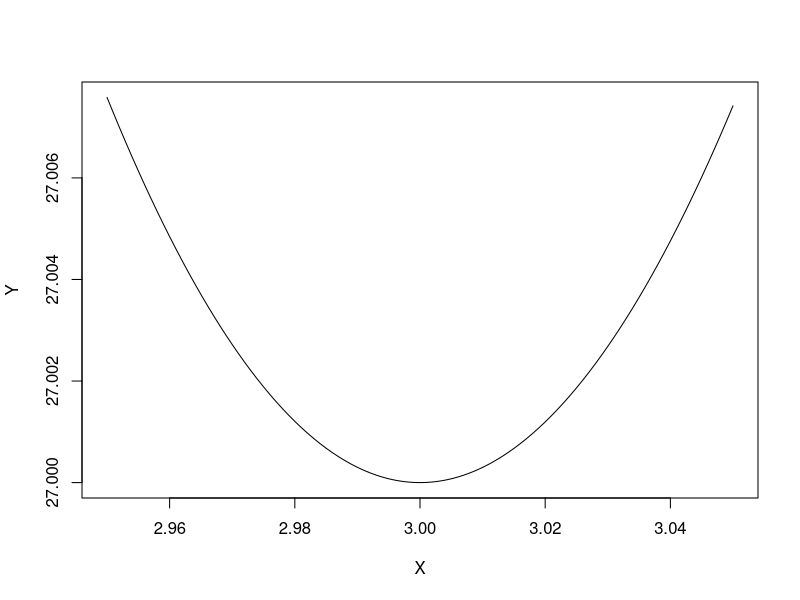

Reproduce this figure in R.
rm(list=ls())

#### FASE DE ACOTAMIENTO ####

### Parametros de entrada ###
## X_0 = punto inicial
## Delta = Tamaño del paso
## f(x) = Función
## K = itreación

## Definir la función a evaluar
FU = function(x){x^2 + 54/x}
## Definir el punto de inicio
x_0 = 0.4
## Definir el tamaño del paso
Delta = 0.5
## Definir k 
k = 0

FA = function(FX,x_0,Delta){
  # Crear los contadores necesarios
  k = 0 # Para llegar el control de las iteraciones
  contador = 0 # Para llegar el control de las evaluaciones
  # Paso 2, determinar si el incremento es positivo o negativo
  if(FX(x_0-abs(Delta)) >= FX(x_0+ abs(Delta))){
    # SI se cumple,
    contador = contador+2 # y Delta es positivo
    print("Delta es positivo")
  } else {
    if(FX(x_0 - abs(Delta))<=  FX(x_0 + abs(Delta))){
      # Sí se cumple, delta es negativo
      contador = contador+2
      print("Delta es negativo")
    }else{
      # Decir que no se mueve
      print("Valio chetos")
      break
    }
  }
  # Paso 3 Y 4 PARA QUE BUSQUE
  cond = T
  while (cond == T) {
    # Aumentar el K y sacar el nuevo X
    #x_0 ES el punto actual
    x_km1 =  x_0-(2^(k-1)  * Delta)  # ES el punto anterior
    x_k1 = x_0 + 2^k  * Delta
    # Evaluar el tema del paso 4
    cond = FX(x_k1)<FX(x_0)
    contador = contador+2
    # Ahora, actualizo las variables
    x_0 = x_k1 # Actualizo X_0 para tomar el nuevo valor K
    # Actualizo K
    k = k+1
  }
  # Aqui termina, reporta los resultados
  # Intervalo encontrado
  print(paste0("El intervalo es: ", "[", x_km1 ,", ",  x_k1,"]" ))
  # Numero de iteraciones para K
  print(paste("Se hicieron ", k, " iteraciones"))
  # Numero evaluaciones
  print(paste("Se hicieron ", contador, " evaluaciones de la función"))
}

CU = function(x){x*0}
FA(FX = CU,x_0 = -0.4,Delta = -0.5)


#### Parametros dados en clase ####
FA(FX = FU,x_0 = 0.6,Delta = 0.5)
#INtervalo = (2.1,8.1)
# iteraciones = 4
# Evaluaciones = 10

#### Propuesta intermedia ####
FA(FX = FU,x_0 = 2.1,Delta = 0.5)

# Intervalo = (2.1,3.6)
# iteraciones = 2
# Evaluaciones = 6



#### Mejores resultados ####
FA(FX = FU,x_0 = 3,Delta = 0.05)
# Intervalo = (2.375,3.05)
# iteraciones = 1
# Evaluaciones = 4

### Se recomienda una busqueda de rejilla para calibrar los parametros ####

# se requieren el numero de parametros

# Para cada parametro, determinar los valores adecuados

# Realizar ejecuciones con cada combinación de valores de los parámetros

# Evaluar el desempeño de cada combinación

# PREGUNTA DE EXAMEN

# ¿ESTE ALGORITMO ES DETERMINISTA?
# Sí, es determinista porque si yo le doy los mismos parametros, siempre 
# me va a devolver el mismo resultado.

# La función es unimodal




X = seq(2.95,3.05,by = 0.001)
Y = FU(X)
plot(X,Y,type = "l")



# Codigo y documentar la calibración

# Recordar que hay que optimizar esto #

# Debo ver que onda con esto

